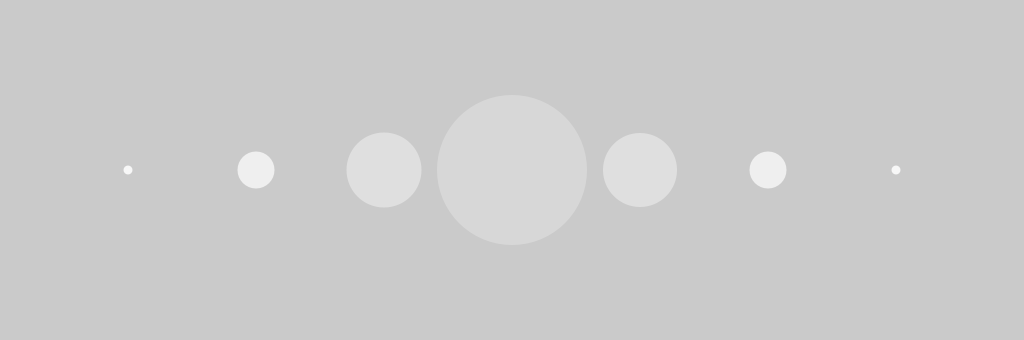
Frame 1 (no input)
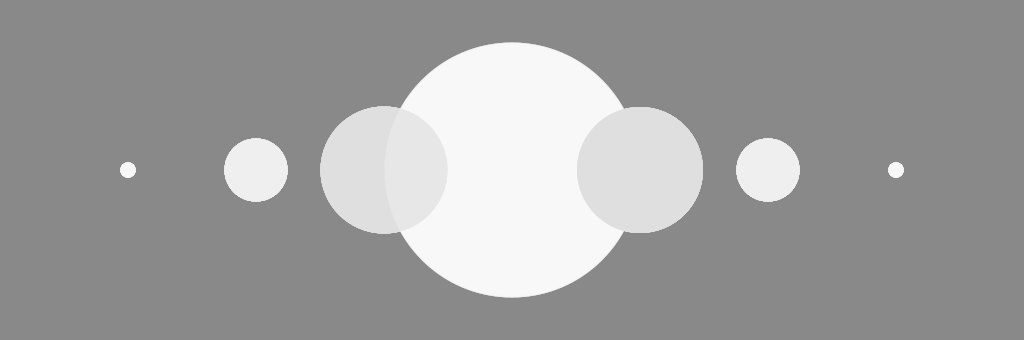
Frame 60 (the mouse pressed at the canvas centre just before this capture)
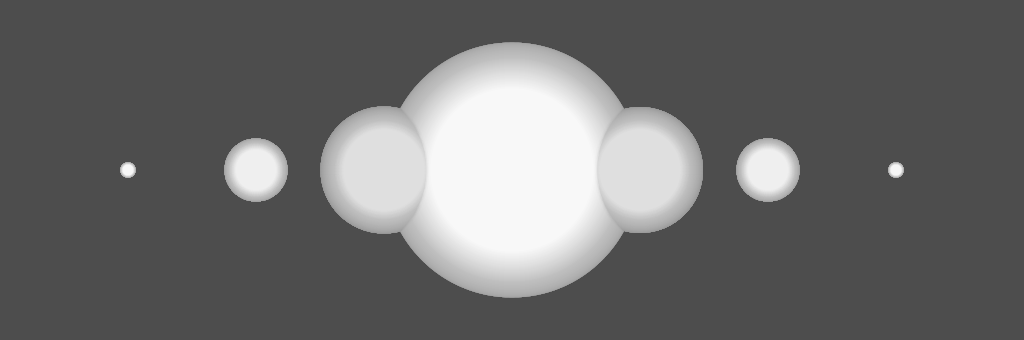
Frame 120 (the mouse held since frame 60 and released just before this capture)

The Processing sketch that drew these frames (run headless with seeded random() and noise(); from frame 60 on, the mouse is pressed at the canvas centre):

// Processing sketch: ANI2012H22_FadingBall6
// ── ANI2012H22_FadingBall6.pde
// ANI2012H22_FadingBall6.pde
// Animation de plusieurs boules lumineuses avec mouvement oscillatoire.
// Chaque instance est stockée dans une liste et est un descendant d'une hiérarchie de classes.
// Les classes sont définies dans des fichiers externes.

// paramètre
int period = 5000;

// variables
int index;

float centerX;
float centerY;

ArrayList<FadingBall> list;

void setup()
{
  size(1024, 340);

  centerX = width / 2.0f;
  centerY = height / 2.0f;

  noStroke();

  list = new ArrayList<FadingBall>();

  list.add(new FadingBall(centerX - 384, centerY, 8,   color(255 - 8)));
  list.add(new FadingBall(centerX - 256, centerY, 32,  color(255 - 16)));
  list.add(new FadingBall(centerX - 128, centerY, 64,  color(255 - 32)));
  list.add(new FadingBall(centerX,       centerY, 128, color(255,  64)));
  list.add(new FadingBall(centerX + 128, centerY, 64,  color(255 - 32)));
  list.add(new FadingBall(centerX + 256, centerY, 32,  color(255 - 16)));
  list.add(new FadingBall(centerX + 384, centerY, 8,   color(255 - 8)));
}

void draw()
{
  fade(2);

  list.get(0).oscillation = 8   + int(oscillate(millis(), 8,   period));
  list.get(1).oscillation = 32  + int(oscillate(millis(), 32,  period));
  list.get(2).oscillation = 64  + int(oscillate(millis(), 64,  period));
  list.get(3).oscillation = 128 + int(oscillate(millis(), 128, period));
  list.get(4).oscillation = 64  + int(oscillate(millis(), 63,  period));
  list.get(5).oscillation = 32  + int(oscillate(millis(), 32,  period));
  list.get(6).oscillation = 8   + int(oscillate(millis(), 8,   period));

  for (index = 0; index < list.size(); ++index)
  {
    list.get(index).update();
    list.get(index).render();
  }
}

void fade(float decay)
{
  fill(0, decay);
  rect(0, 0, width, height);
}

float oscillate(float time, float amplitude, float period)
{
  return amplitude * sin(time * 2 * PI / period);
}

// ── Ball.pde
// ANI2012H22_FadingBall6/Ball.pde
// Classe de type Ball, qui hérite de Entity, et dont hérite FadingBall.

class Ball extends Entity
{
  color colorFill;

  Ball(float x, float y, float r, color c)
  {
    super(x, y, r);
    colorFill = c;
  }

  void update()
  {
    super.update();
  }

  void render()
  {
    super.render();
    fill(colorFill);
  }
}

// ── Entity.pde
// ANI2012H22_FadingBall6/Entity.pde
// Classe de type Entity, la racine de l'hiérarchie de classes.

class Entity
{
  float positionX;
  float positionY;

  float radius;

  Entity(float x, float y, float r)
  {
    positionX = x;
    positionY = y;

    radius = r;
  }

  void update(){}

  void render(){}
}

// ── FadingBall.pde
// ANI2012H22_FadingBall6/FadingBall.pde
// Classe de type FadingBall, qui hérite de Ball, qui elle hérite de Entity.

class FadingBall extends Ball
{
  color colorFill;

  float oscillation;

  FadingBall(float x, float y, float r, color c)
  {
    super(x,y,r,c);
  }

  void update()
  {
    super.update();
    radius = oscillation;
  }

  void render()
  {
    super.render();
    ellipse(positionX, positionY, radius, radius);
  }
}
